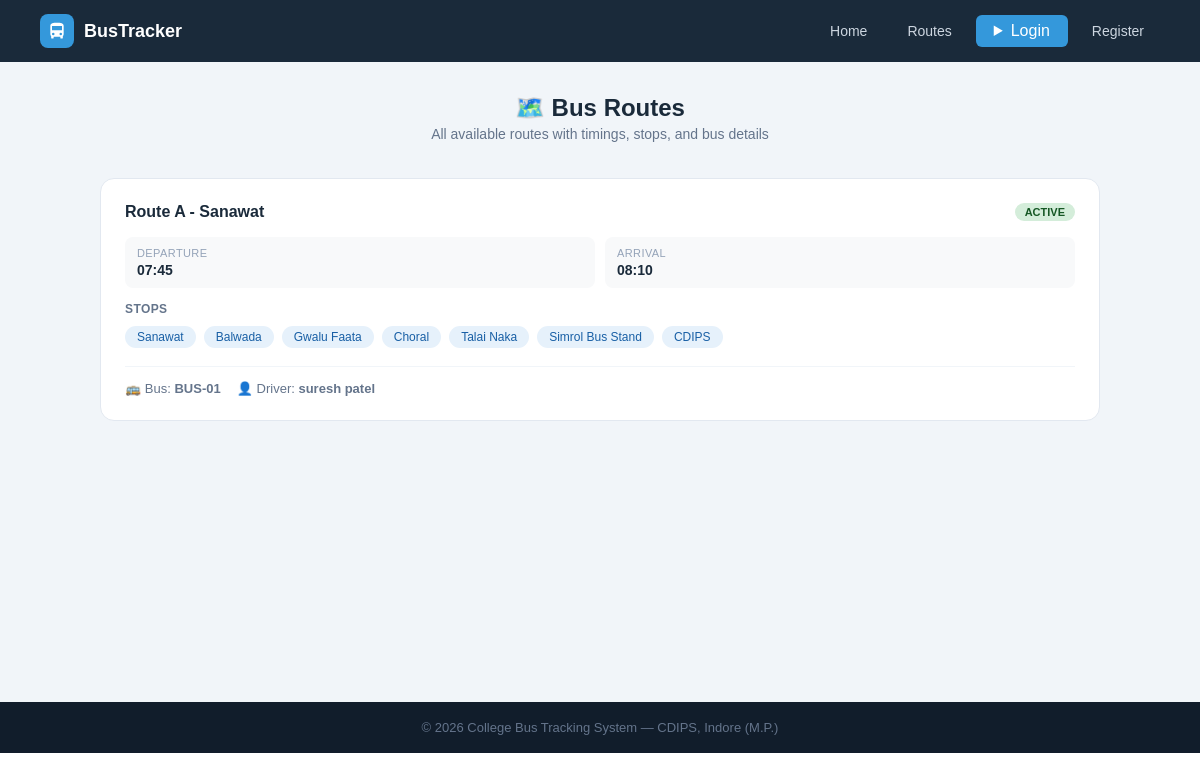
Before: /routes-info with the older database file.
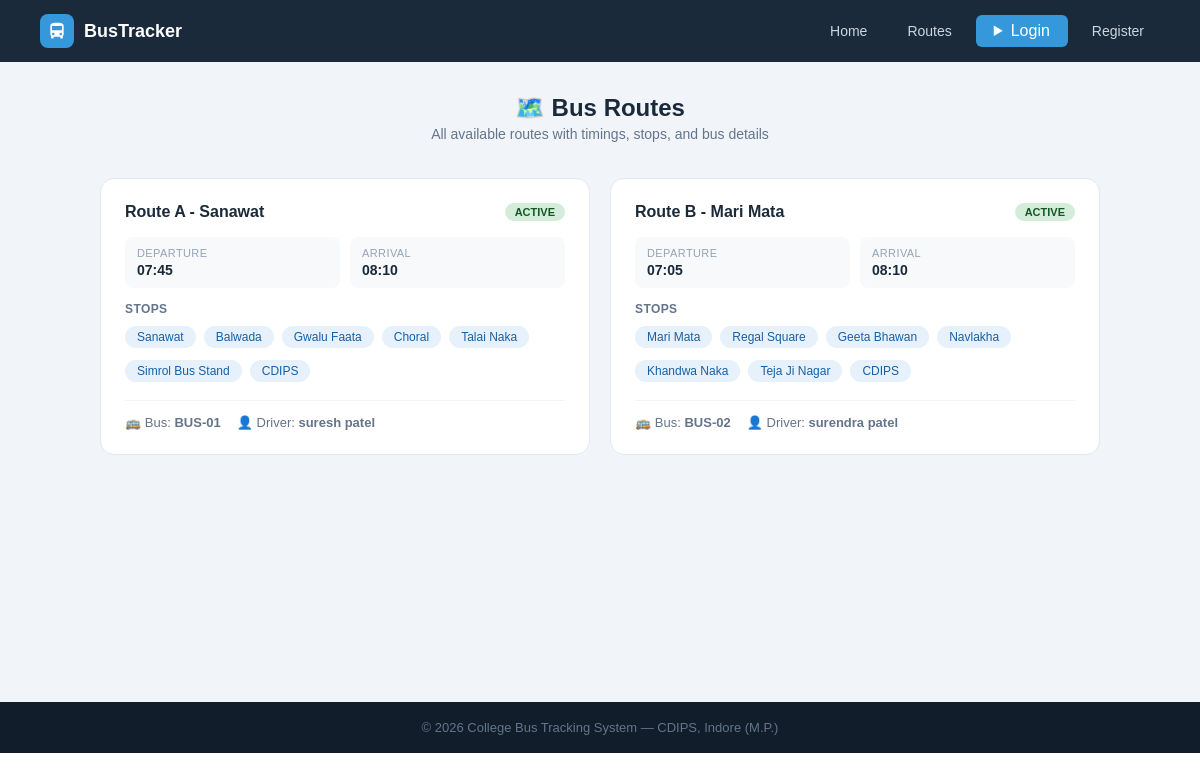
After: the same page with the newer database file.
### tables this page shows
CREATE TABLE routes (
        id INTEGER PRIMARY KEY AUTOINCREMENT,
        route_name TEXT NOT NULL, bus_id INTEGER,
        start_point TEXT, end_point TEXT,
        departure_time TEXT, arrival_time TEXT, stops TEXT, original_bus_id INTEGER,
        FOREIGN KEY(bus_id) REFERENCES buses(id));

CREATE TABLE buses (
        id INTEGER PRIMARY KEY AUTOINCREMENT,
        bus_number TEXT UNIQUE NOT NULL, driver_name TEXT NOT NULL,
        driver_phone TEXT, capacity INTEGER DEFAULT 40,
        status TEXT DEFAULT 'active',
        current_lat REAL DEFAULT 22.7196, current_lng REAL DEFAULT 75.8577, driver_address TEXT);

### app.py (the view)
@app.route('/routes-info')
def routes_page():
    db = get_db()
    routes = db.execute('''SELECT r.*,b.bus_number,b.driver_name,b.status
                           FROM routes r LEFT JOIN buses b ON r.bus_id=b.id''').fetchall()
    db.close(); return render_template('routes.html', routes=routes)

### app.py (called while the page is built, shortened)
def get_db():
    conn = sqlite3.connect(DB)
    conn.row_factory = sqlite3.Row
    return conn

@app.context_processor
def inject_notifications():
    return dict(notifications=[], unread_count=0)

### templates/routes.html (shortened to what this page needs)
{% extends "base.html" %}
{% block content %}
<div class="page">
    <div class="page-header" style="text-align:center;margin-bottom:36px">
        <h1>🗺️ Bus Routes</h1>
        <p>All available routes with timings, stops, and bus details</p>
    </div>
    <div class="routes-grid">
    {% for r in routes %}
    <div class="route-card">
        <div class="route-header">
            <div class="route-name">{{ r.route_name }}</div>
            <span class="badge {{ 'badge-green' if r.status == 'active' else 'badge-red' }}">
                {{ r.status.upper() if r.status else 'ACTIVE' }}
            </span>
        </div>
        <div class="route-info">
            <div class="ri-item"><div class="key">Departure</div><div class="val">{{ r.departure_time }}</div></div>
            <div class="ri-item"><div class="key">Arrival</div><div class="val">{{ r.arrival_time }}</div></div>
        </div>
        <div class="stops-label">Stops</div>
        <div class="stops-flow">
            {% set stop_list = r.stops.replace('-', '→').replace(',', '→').split('→') %}
            {% for stop in stop_list %}
            <span class="stop-chip">{{ stop.strip() }}</span>
            {% endfor %}
        </div>
        {% if r.bus_number %}
        <div class="bus-info">
            <span>🚌 Bus: <b>{{ r.bus_number }}</b></span>
            <span>👤 Driver: <b>{{ r.driver_name }}</b></span>
        </div>
        {% endif %}
    </div>
    {% else %}
    <div style="text-align:center;color:#94a3b8;padding:40px;grid-column:1/-1">No routes available.</div>
    {% endfor %}
    </div>
</div>
{% endblock %}

### templates/base.html (shortened to what this page needs)
<!DOCTYPE html>
<html lang="en">
<head>
    <link rel="stylesheet" href="{{ url_for('static', filename='css/style.css') }}">
</head>
<body>
<nav>
    <div class="nav-logo">
        <div class="nav-logo-icon">
            <svg viewBox="0 0 24 24"><path d="M4 16c0 .88.39 1.67 1 2.22V20a1 1 0 001 1h1a1 1 0 001-1v-1h8v1a1 1 0 001 1h1a1 1 0 001-1v-1.78c.61-.55 1-1.34 1-2.22V6c0-3.5-3.58-4-8-4S4 2.5 4 6v10zm3.5 1a1.5 1.5 0 110-3 1.5 1.5 0 010 3zm9 0a1.5 1.5 0 110-3 1.5 1.5 0 010 3zM6 6h12v5H6V6z"/></svg>
        </div>
        <span>BusTracker</span>
    </div>
    <div class="nav-links">
        <a href="{{ url_for('home') }}">Home</a>
        <a href="{{ url_for('routes_page') }}">Routes</a>
        {% if 'admin' in session or 'student' in session %}
            {% if 'admin' in session %}
                <a href="{{ url_for('admin_dashboard') }}">Admin Panel</a>
                <a href="{{ url_for('students_list') }}">Students</a>
                <a href="{{ url_for('gate_logs_page') }}">Gate Logs</a>
                <a href="{{ url_for('admin_reports') }}">📊 Reports</a>
            {% else %}
                <a href="{{ url_for('dashboard') }}">My Dashboard</a>
                <details class="bell-wrap">
                    <summary class="bell-btn">
                        🔔
                        {% if unread_count > 0 %}
                        <span class="bell-badge">{{ unread_count }}</span>
                        {% endif %}
                    </summary>
                    <div class="bell-dropdown">
                        <div class="bell-dropdown-header">
                            <span>Notifications</span>
                            <div style="display:flex;gap:6px;">
                                {% if unread_count > 0 %}
                                <form method="POST" action="{{ url_for('mark_notifications_read') }}">
                                    <button class="bell-action-btn">✓ Read</button>
                                </form>
                                {% endif %}
                                {% if notifications %}
                                <form method="POST" action="{{ url_for('delete_all_notifications') }}"
                                      onsubmit="return confirm('Delete all notification?')">
                                    <button class="bell-action-btn bell-delete-btn">🗑 Delete all</button>
                                </form>
                                {% endif %}
                            </div>
                        </div>
                        {% if notifications %}
                            {% for n in notifications %}
                            <div class="bell-notif-item {{ 'bell-unread' if not n.is_read else '' }}">
                                <div class="bell-notif-row">
                                    <div class="bell-notif-msg">{{ n.message }}</div>
                                    <form method="POST" action="{{ url_for('delete_notification', nid=n.id) }}">
                                        <button class="bell-del-one" title="Delete">✕</button>
                                    </form>
                                </div>
                                <div class="bell-notif-time">🕐 {{ n.created_at[:16] if n.created_at else '' }}</div>
                            </div>
                            {% endfor %}
                        {% else %}
                        <div class="bell-empty">
                            <span>🔕</span>
                            <div>No notification available</div>
                        </div>
                        {% endif %}
                    </div>
                </details>
            {% endif %}
            <span style="color:#94a3b8;font-size:13px">
                Hi,
                {% if 'admin' in session %}
                {{ session['admin']['name'] }}
                {% else %}
                {{ session['student']['name'] }}
                {% endif %}
            </span>
            {% if 'admin' in session %}
            <a href="/logout/admin" class="btn-danger">Logout</a>
            {% else %}
            <a href="/logout/student" class="btn-danger">Logout</a>
            {% endif %}
        {% else %}
            <div style="position: relative; display: inline-block;">
                <details style="list-style: none;">
                    <summary class="btn-nav" style="cursor: pointer; user-select: none;">
                        Login
                    </summary>
                </details>
            </div>
            <a href="{{ url_for('register') }}">Register</a>
        {% endif %}
    </div>
</nav>
{% block content %}{% endblock %}
<footer><p>© 2026 College Bus Tracking System — CDIPS, Indore (M.P.)</p></footer>
</body>
</html>

### static/css/style.css (style rules this page uses)
* { margin: 0; padding: 0; box-sizing: border-box; font-family: Arial, sans-serif; }
a { text-decoration: none; }
nav { display: flex; justify-content: space-between; align-items: center; padding: 14px 40px; background: #1a2a3a; position: sticky; top: 0; z-index: 100; }
.nav-logo { display: flex; align-items: center; gap: 10px; }
.nav-logo-icon { width: 34px; height: 34px; background: #3498db; border-radius: 8px; display: flex; align-items: center; justify-content: center; }
.nav-logo-icon svg { width: 20px; height: 20px; fill: white; }
.nav-logo span { color: white; font-size: 18px; font-weight: bold; }
.nav-links { display: flex; gap: 8px; align-items: center; }
.nav-links a { color: #cdd6e0; font-size: 14px; padding: 7px 16px; border-radius: 6px; transition: background .2s; }
.nav-links .btn-nav { background: #3498db; color: white; padding: 7px 18px; border-radius: 6px; }
footer { background: #111d2b; color: #64748b; text-align: center; padding: 18px; font-size: 13px; }
.badge { display: inline-block; padding: 3px 10px; border-radius: 20px; font-size: 11px; font-weight: bold; }
.badge-green { background: #d4edda; color: #155724; }
.page { padding: 32px 40px; background: #f1f5f9; min-height: 80vh; }
.page-header { margin-bottom: 24px; }
.page-header h1 { font-size: 24px; color: #1a2a3a; font-weight: bold; }
.page-header p { font-size: 14px; color: #64748b; margin-top: 4px; }
.stop-chip { background: #e6f1fb; color: #185fa5; font-size: 12px; padding: 4px 12px; border-radius: 20px; margin: 4px 4px 4px 0; }
.routes-grid { display: grid; grid-template-columns: repeat(auto-fit, minmax(300px, 1fr)); gap: 20px; max-width: 1000px; margin: 0 auto; }
.route-card { background: white; border-radius: 14px; border: 1px solid #e2e8f0; padding: 24px; transition: box-shadow .2s; }
.route-header { display: flex; justify-content: space-between; align-items: flex-start; margin-bottom: 16px; }
.route-name { font-size: 16px; font-weight: bold; color: #1a2a3a; }
.route-info { display: grid; grid-template-columns: 1fr 1fr; gap: 10px; margin-bottom: 14px; }
.ri-item { background: #f8f9fa; border-radius: 8px; padding: 10px 12px; }
.ri-item .key { font-size: 11px; color: #94a3b8; text-transform: uppercase; letter-spacing: .4px; margin-bottom: 3px; }
.ri-item .val { font-size: 14px; font-weight: bold; color: #1a2a3a; }
.stops-flow { display: flex; flex-wrap: wrap; gap: 4px; }
.stops-label { font-size: 12px; color: #64748b; font-weight: bold; margin-bottom: 6px; text-transform: uppercase; letter-spacing: .4px; }
.bus-info { margin-top: 14px; padding-top: 14px; border-top: 1px solid #f1f5f9; font-size: 13px; color: #64748b; display: flex; gap: 16px; }

Changed rows visible on the page:
added routes: route_name "Route B - Mari Mata", status "ACTIVE", departure_time "07:05", arrival_time "08:10", strip "Mari Mata" "Regal Square" "Geeta Bhawan" "Navlakha" "Khandwa Naka" "Teja Ji Nagar" "CDIPS", bus_number "BUS-02", driver_name "surendra patel"
